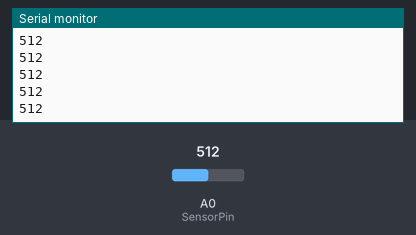
This sketch was run on a simulated Arduino Uno, built with avr-gcc and run on an emulated ATmega328P. Parts: the last lines printed to the serial monitor. Inputs (shaded band) come from the test bench; at power-on: A0 (SensorPin) = 512.

Above: at 1.2 s.
1.3 s: A0 (SensorPin) set to 716
At 2.0 s:
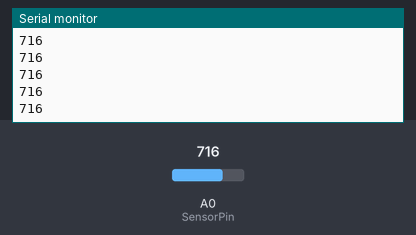
2.8 s: A0 (SensorPin) set to 900
At 3.8 s:
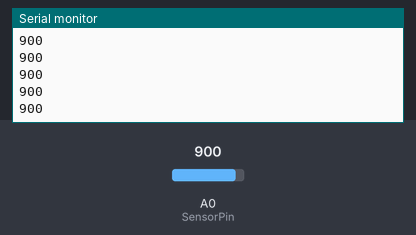
Timing chart, 0 to 5.8 s (numbered marks = the images above; inputs shaded):
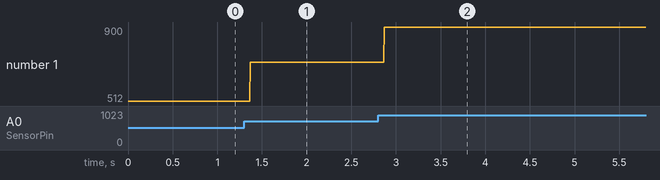

Measured:
- after the input at 1.3 s, the serial monitor: prints a new line after 0.07 s (image 1)
- after the input at 2.8 s, the serial monitor: prints a new line after 0.07 s (image 2)
- plotted number 1: 512 → 716 after the input at 1.3 s, 716 → 900 after the input at 2.8 s

The sketch:

water_code_final.ino
```cpp
int SensorPin = A0;

void setup() {
  // set up the LCD's number of columns and rows:
Serial.begin(9600);

}

void loop() {

  int SensorValue = analogRead(SensorPin);
  float SensorVolts = analogRead(SensorPin)*0.0048828125;

SensorValue = analogRead(SensorPin);
 Serial.println(SensorValue);
//  lcd.setCursor(4,2);
//  lcd.print(sensorValue);
//  delay(1000);

}
```
